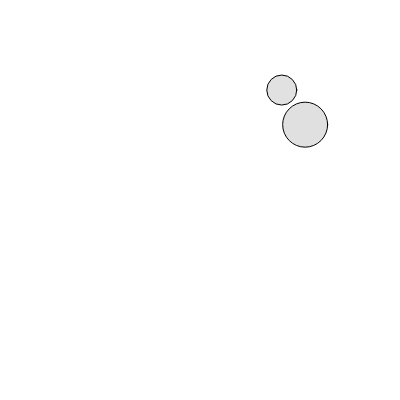
Frame 1 (no input)
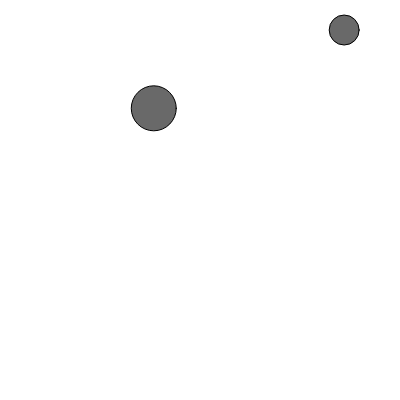
Frame 60 (no input)
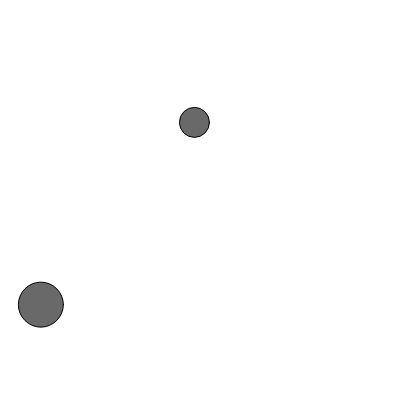
Frame 120 (the mouse pressed at the canvas centre since frame 60)

The p5.js sketch that drew these frames (run headless with seeded random() and noise() and a simulated clock; from frame 60 on, the mouse is pressed at the canvas centre):

// p5.js sketch
// ── sketch.js
let ball1;
let ball2;

function setup() {
	createCanvas(400, 400);
	ball1 = new Ball(30);
	ball2 = new Ball(45);
}

function draw() {
	background(255);
	ball1.move();
	ball2.move();

	if (ball1.intersect(ball2)) {
		ball1.highlight();
		ball2.highlight();
	}

	ball1.display();
	ball2.display();

}


class Ball {
	constructor(r, x, y) {
		this.r = r;
		this.x = random(this.r/2, width - this.r/2);
		this.y = random(this.r/2, height - this.r/2);
		this.xspeed = random(-5, 5);
		this.yspeed = random(-5, 5);
		this.c = color(100, 50);
	}

	display() {
		fill(this.c);
		ellipse(this.x, this.y, this.r);
	}

	move() {
		this.x += this.xspeed;
		this.y += this.yspeed;

		if ((this.x + this.r/2 >= width) || 
			(this.x <= this.r/2)) {
			this.xspeed *= -1;
		} 
		if ((this.y + this.r/2 >= height) || 
			(this.y <= this.r/2)) {
			this.yspeed *= -1;
		}
	}

	highlight() {
		// whenever the balls are touching, this function is called and the
		// color is darkened
		this.c = color(0, 150);
	}

	// A function that returns true of false based on whether two 
	// circles intersect
	// If the distance is less than the sum of radii the circles touch

	intersect(other) {
		let distance = dist(this.x, this.y, other.x, other.y); // calculate distance
		if(distance < this.r/2 + other.r/2) {		// compare distance to r1 + r2
			return true;
		} else {
			return false;
		}
	}

}
